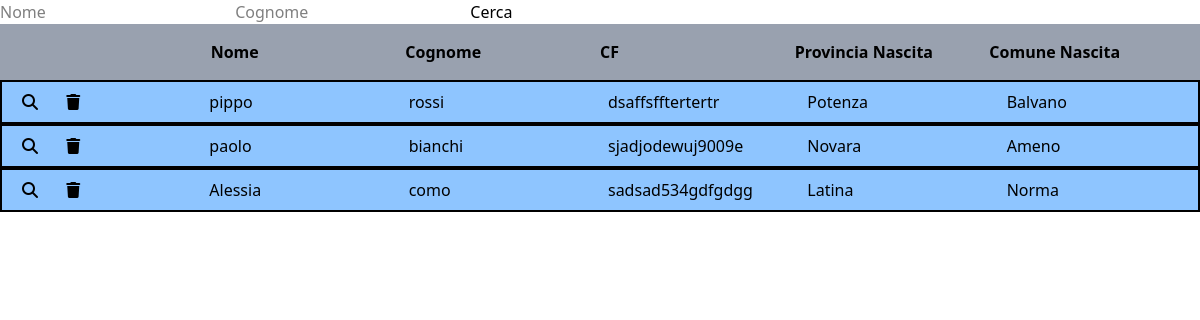
The page /utenti on the database as committed earlier.
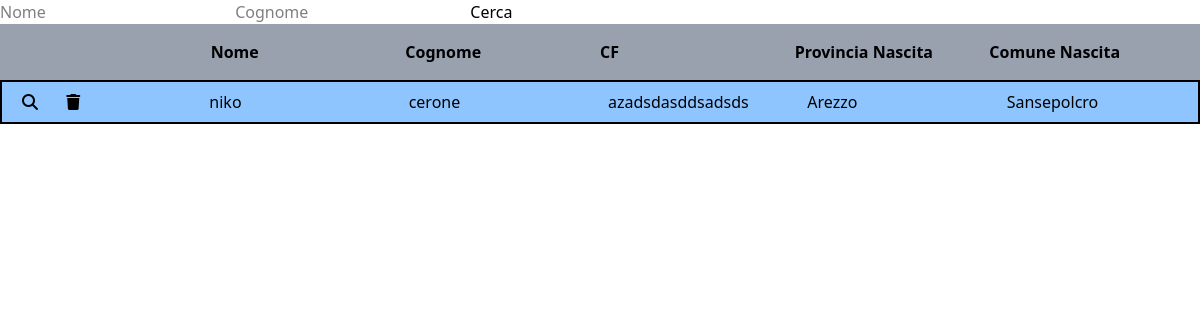
The same page on the database as committed later.
### archivio_anagrafica/models.py (models this page shows, shortened)
class Utente(models.Model):
    nome = models.CharField(max_length=100)
    cognome = models.CharField(max_length=100)
    data_nascita = models.DateField(null=True)
    codice_fiscale = models.CharField(max_length=16, unique=True)
    provincia_nascita = models.ForeignKey(Provincia, on_delete=models.SET_NULL, null=True, related_name="utenti_nati")
    comune_nascita = models.ForeignKey(Comune, on_delete=models.SET_NULL, null=True, related_name="utenti_nati")
    provincia_residenza = models.ForeignKey(Provincia, on_delete=models.SET_NULL, null=True, related_name="utenti_residenti")
    comune_residenza = models.ForeignKey(Comune, on_delete=models.SET_NULL, null=True, related_name="utenti_residenti")
    slug = models.SlugField(null=True, blank=True, db_index=True)

class Provincia(models.Model):
    nome = models.CharField(max_length=100, unique=True)
    sigla = models.CharField(max_length=2, unique=True)
    def __str__(self):
        return f"{self.nome}"

class Comune(models.Model):
    comune = models.CharField(max_length=100)
    pro_com_t = models.CharField(max_length=20, unique=True)
    provincia = models.ForeignKey(Provincia, related_name="comuni", on_delete=models.CASCADE)
    def __str__(self):
        return f"{self.comune}"

### archivio_anagrafica/views.py (the view)
# urls.py: path("utenti", views.ElencoUtenti.as_view(), name="utenti"),
class ElencoUtenti(ListView):
    template_name = "archivio_anagrafica/elenco_utenti.html"
    model = Utente
    context_object_name = "utenti"
    def get_queryset(self):
        queryset = super().get_queryset()
        nome = self.request.GET.get("nome")
        cognome = self.request.GET.get("cognome")
        if nome:
            queryset = queryset.filter(nome__icontains=nome)
        if cognome:
            queryset = queryset.filter(cognome__icontains=cognome)
        return queryset

### archivio_anagrafica/templates/archivio_anagrafica/elenco_utenti.html (shortened to what this page needs)
{% extends "archivio_anagrafica/base/base.html" %}
{% block content %}
    <div>
        <form method="GET" action="{% url "utenti" %}">
            <input type="text" name="nome" placeholder="Nome" value="{{ request.GET.nome }}">
            <input type="text" name="cognome" placeholder="Cognome" value="{{ request.GET.cognome }}">
            <button type="submit">Cerca</button>
        </form>
    </div>
    <div>
        <div class="grid grid-cols-6 bg-gray-400 font-bold p-4">
        <div></div>
        <div>Nome</div>
        <div>Cognome</div>
        <div>CF</div>
        <div>Provincia Nascita</div>
        <div>Comune Nascita</div>
    </div>
    {% for utente in utenti %}
        <div class="grid grid-cols-6 bg-blue-300 border-2 border-black-500 text-left">
            <div class="p-2">
                <a class="p-3" href="{% url "dettagli_utente" utente.pk %}"><i class="fa-solid fa-magnifying-glass"></i></a>
                <a class="p-3" href="#" onclick="confermaEliminazione('{{ utente.pk }}')">
                    <i class="fa-solid fa-trash"></i>
                </a>
            </div>
            <div class="p-2">{{ utente.nome }}</div>
            <div class="p-2">{{ utente.cognome }}</div>
            <div class="p-2">{{ utente.codice_fiscale }}</div>
            <div class="p-2">{{ utente.provincia_nascita }}</div>
            <div class="p-2">{{ utente.comune_nascita }}</div>
        </div>
    </div>
    {% endfor %}
{% endblock %}

### archivio_anagrafica/templates/archivio_anagrafica/base/base.html (shortened to what this page needs)
<!DOCTYPE html>
<html>
    <head>
        <script src="https://unpkg.com/@tailwindcss/browser@4"></script>
        <link rel="stylesheet" href="https://cdnjs.cloudflare.com/ajax/libs/font-awesome/6.5.1/css/all.min.css">
    </head>
    <body>
        {% block content %}
        {% endblock %}
    </body>
</html>

Rows that differ between the two databases and show on the page:
removed Utente: nome "pippo", cognome "rossi", codice_fiscale "dsaffsfftertertr", provincia_nascita "Potenza", comune_nascita "Balvano"
removed Utente: nome "paolo", cognome "bianchi", codice_fiscale "sjadjodewuj9009e", provincia_nascita "Novara", comune_nascita "Ameno"
removed Utente: nome "Alessia", cognome "como", codice_fiscale "sadsad534gdfgdgg", provincia_nascita "Latina", comune_nascita "Norma"
added Utente: nome "niko", cognome "cerone", codice_fiscale "azadsdasddsadsds", provincia_nascita "Arezzo", comune_nascita "Sansepolcro"
